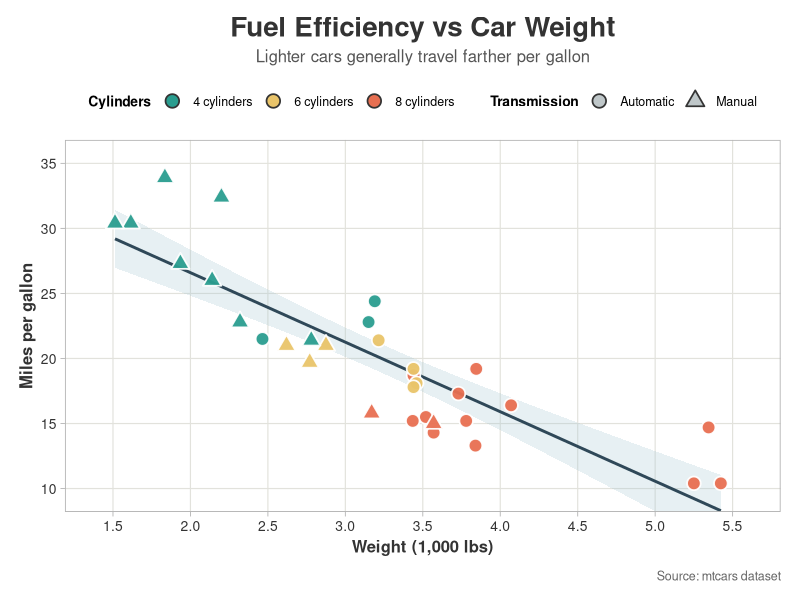
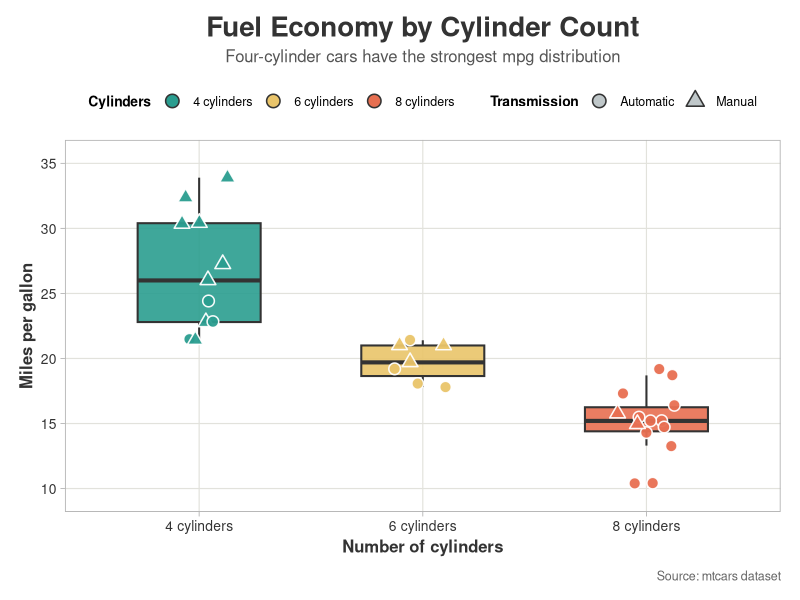
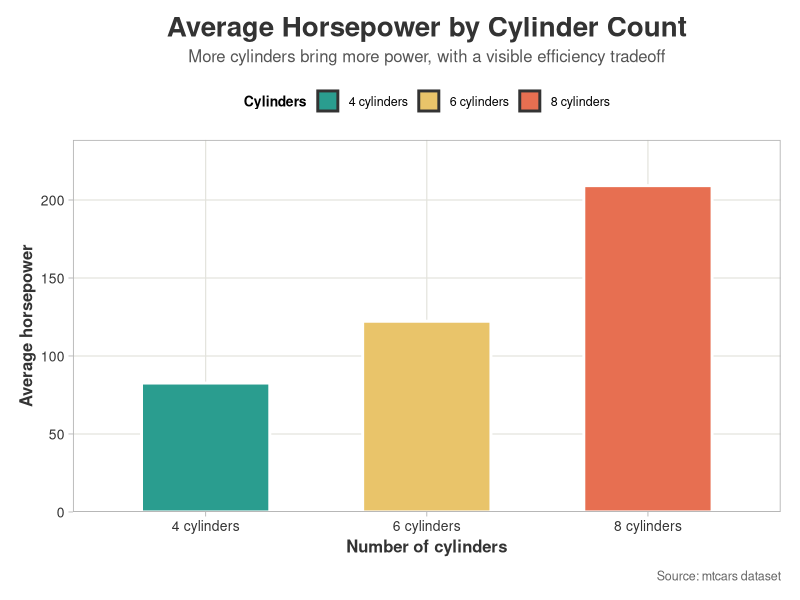

Generate these figures, in order, with R:
## ---- chunk 1
library(ggplot2)
library(dplyr)
library(tibble)

ink <- "#333333"
muted <- "#555555"
paper <- "white"
grid_line <- "#E2E2DC"

cyl_palette <- c(
  "4 cylinders" = "#2A9D8F",
  "6 cylinders" = "#E9C46A",
  "8 cylinders" = "#E76F51"
)

theme_story <- function(base_size = 13) {
  theme_light(base_size = base_size) +
    theme(
      plot.background = element_rect(fill = paper, color = NA),
      panel.background = element_rect(fill = paper, color = NA),
      panel.grid.minor = element_blank(),
      panel.grid.major = element_line(color = grid_line, linewidth = 0.4),
      plot.title = element_text(
        size = 20,
        face = "bold",
        hjust = 0.5,
        color = ink,
        margin = margin(b = 4)
      ),
      plot.subtitle = element_text(
        size = 12,
        color = muted,
        hjust = 0.5,
        margin = margin(b = 10)
      ),
      plot.caption = element_text(
        size = 9,
        color = "#666666",
        hjust = 1,
        margin = margin(t = 10)
      ),
      axis.title = element_text(size = 12, face = "bold", color = ink),
      axis.text = element_text(size = 10, color = ink),
      legend.position = "top",
      legend.title = element_text(size = 10, face = "bold"),
      legend.text = element_text(size = 9),
      legend.background = element_blank(),
      legend.key = element_blank(),
      plot.margin = margin(12, 14, 12, 14)
    )
}

theme_set(theme_story())

cars_data <- mtcars |>
  rownames_to_column("model") |>
  mutate(
    cylinders = factor(
      cyl,
      levels = c(4, 6, 8),
      labels = c("4 cylinders", "6 cylinders", "8 cylinders")
    ),
    transmission = factor(
      am,
      levels = c(0, 1),
      labels = c("Automatic", "Manual")
    ),
    weight_1000_lb = wt,
    efficiency_mpg = mpg,
    horsepower = hp
  )

engine_summary <- cars_data |>
  group_by(cylinders) |>
  summarise(
    models = n(),
    avg_mpg = mean(efficiency_mpg),
    avg_weight_1000_lb = mean(weight_1000_lb),
    avg_hp = mean(horsepower),
    .groups = "drop"
  )
## ---- chunk 2
engine_summary |>
  transmute(
    `Cylinder group` = cylinders,
    `Models` = models,
    `Average mpg` = round(avg_mpg, 1),
    `Average weight (1000 lbs)` = round(avg_weight_1000_lb, 2),
    `Average horsepower (hp)` = round(avg_hp, 0)
  ) |>
  knitr::kable(caption = "Summary statistics by cylinder group.")
## ---- chunk 3
#| label: fig-weight-efficiency
#| fig-width: 7.2
#| fig-height: 5
#| out-width: "100%"
#| fig-cap: "Relationship between vehicle weight and fuel economy. Weight is measured in thousands of pounds; fuel economy is measured in miles per gallon."

ggplot(cars_data, aes(x = wt, y = mpg)) +
  geom_smooth(
    method = "lm",
    formula = y ~ x,
    se = TRUE,
    color = "#2F4858",
    fill = "#9FC5D1",
    linewidth = 1,
    alpha = 0.25
  ) +
  geom_point(
    aes(fill = cylinders, shape = transmission),
    size = 4,
    stroke = 0.9,
    color = "white",
    alpha = 0.95
  ) +
  scale_fill_manual(values = cyl_palette) +
  scale_shape_manual(values = c("Automatic" = 21, "Manual" = 24)) +
  scale_x_continuous(breaks = seq(1.5, 5.5, 0.5)) +
  scale_y_continuous(breaks = seq(10, 35, 5)) +
  coord_cartesian(xlim = c(1.4, 5.6), ylim = c(9.5, 35.5)) +
  labs(
    title = "Fuel Efficiency vs Car Weight",
    subtitle = "Lighter cars generally travel farther per gallon",
    x = "Weight (1,000 lbs)",
    y = "Miles per gallon",
    fill = "Cylinders",
    shape = "Transmission",
    caption = "Source: mtcars dataset"
  ) +
  guides(
    fill = guide_legend(
      order = 1,
      override.aes = list(shape = 21, color = "#333333", size = 4, alpha = 1)
    ),
    shape = guide_legend(
      order = 2,
      override.aes = list(fill = "#BFC7C9", color = "#333333", size = 4, alpha = 1)
    )
  )
## ---- chunk 4
#| label: fig-mpg-by-cylinders
#| fig-width: 7.2
#| fig-height: 5
#| out-width: "100%"
#| fig-cap: "Fuel economy distribution by cylinder group. Points show the individual car models."

ggplot(cars_data, aes(x = cylinders, y = efficiency_mpg, fill = cylinders)) +
  geom_boxplot(
    width = 0.55,
    alpha = 0.9,
    outlier.shape = NA,
    color = "#333333",
    linewidth = 0.7,
    show.legend = FALSE
  ) +
  geom_jitter(
    aes(shape = transmission, fill = cylinders),
    width = 0.13,
    size = 3.4,
    stroke = 0.8,
    alpha = 0.95,
    color = "white"
  ) +
  scale_fill_manual(values = cyl_palette) +
  scale_shape_manual(values = c("Automatic" = 21, "Manual" = 24)) +
  scale_y_continuous(breaks = seq(10, 35, 5)) +
  coord_cartesian(ylim = c(9.5, 35.5)) +
  guides(
    fill = guide_legend(
      order = 1,
      override.aes = list(shape = 21, color = "#333333", size = 4, alpha = 1)
    ),
    shape = guide_legend(
      order = 2,
      override.aes = list(fill = "#BFC7C9", color = "#333333", size = 4, alpha = 1)
    )
  ) +
  labs(
    title = "Fuel Economy by Cylinder Count",
    subtitle = "Four-cylinder cars have the strongest mpg distribution",
    x = "Number of cylinders",
    y = "Miles per gallon",
    fill = "Cylinders",
    shape = "Transmission",
    caption = "Source: mtcars dataset"
  )
## ---- chunk 5
#| label: fig-average-horsepower
#| fig-width: 7.2
#| fig-height: 4.8
#| out-width: "100%"
#| fig-cap: "Average horsepower by cylinder group. Horsepower is measured in hp."

ggplot(engine_summary, aes(x = cylinders, y = avg_hp, fill = cylinders)) +
  geom_col(width = 0.58, color = "white", linewidth = 1) +
  scale_fill_manual(values = cyl_palette) +
  scale_y_continuous(
    breaks = seq(0, 225, 50),
    expand = expansion(mult = c(0, 0.06))
  ) +
  coord_cartesian(ylim = c(0, 225)) +
  guides(
    fill = guide_legend(
      order = 1,
      override.aes = list(shape = 21, color = "#333333", size = 4, alpha = 1)
    )
  ) +
  labs(
    title = "Average Horsepower by Cylinder Count",
    subtitle = "More cylinders bring more power, with a visible efficiency tradeoff",
    x = "Number of cylinders",
    y = "Average horsepower",
    fill = "Cylinders",
    caption = "Source: mtcars dataset"
  )
